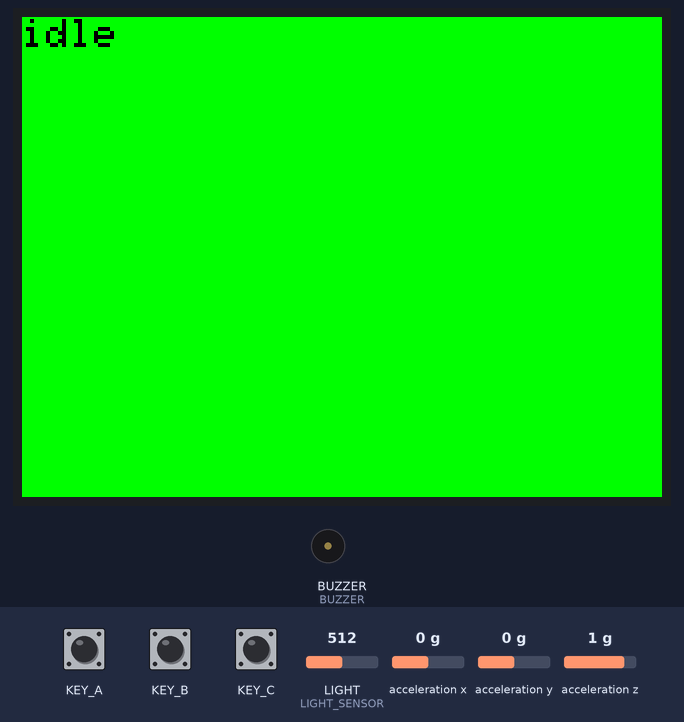
A sketch run on a simulated Seeed Wio Terminal. Shown: 320×240 colour display, buzzer (waves = sounding, pin HIGH). The test bench sets the inputs (shaded band); at power-on: KEY_C HIGH, KEY_A HIGH, KEY_B HIGH, LIGHT (LIGHT_SENSOR) = 512, acceleration x 0 g, acceleration y 0 g, acceleration z 1 g. What the sketch prints to the serial monitor is not drawn.

Above: at 1.4 s.
1.5 s: KEY_C pulled LOW for 0.15 s
At 1.67 s:
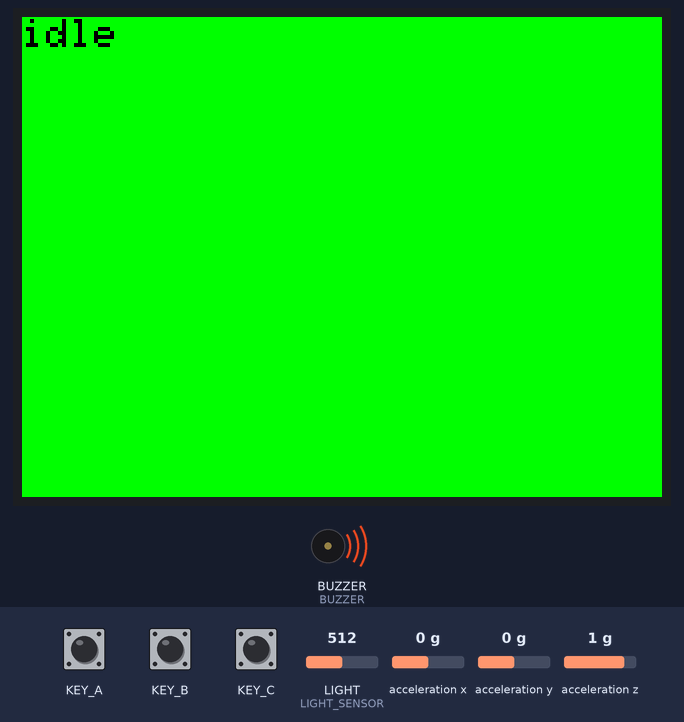
3.3 s: KEY_A pulled LOW for 0.15 s
At 4.1 s:
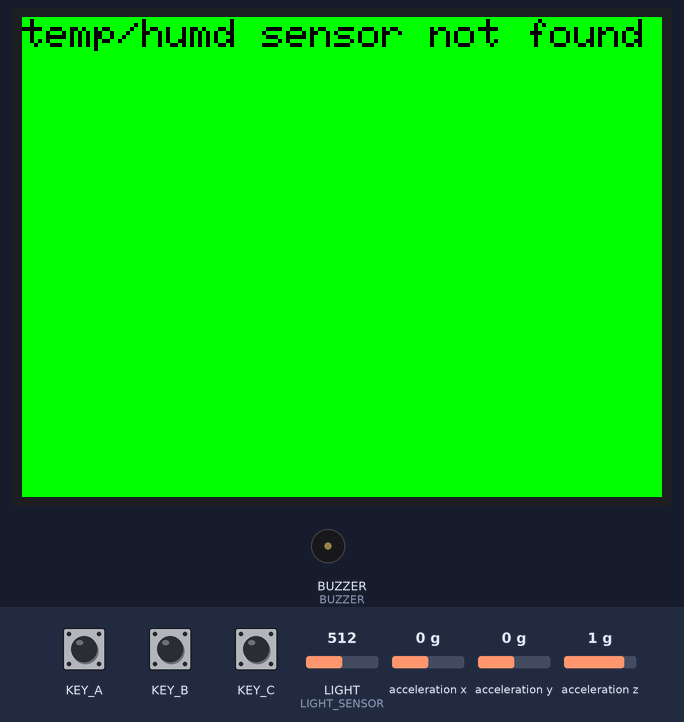
5.1 s: KEY_B pulled LOW for 0.15 s
At 6.5 s:
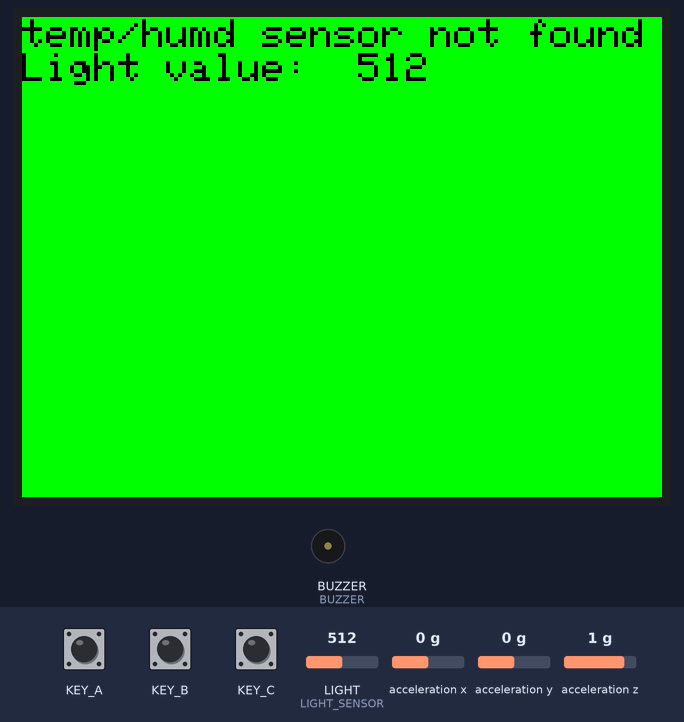
6.9 s: KEY_B pulled LOW for 1 s
At 8.0 s:
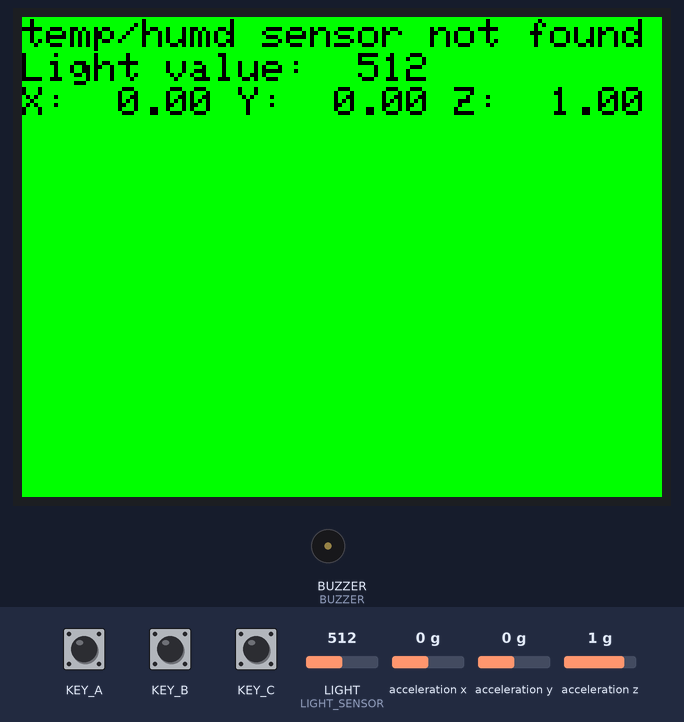
9.4 s: KEY_A pulled LOW for 1 s
At 11.0 s:
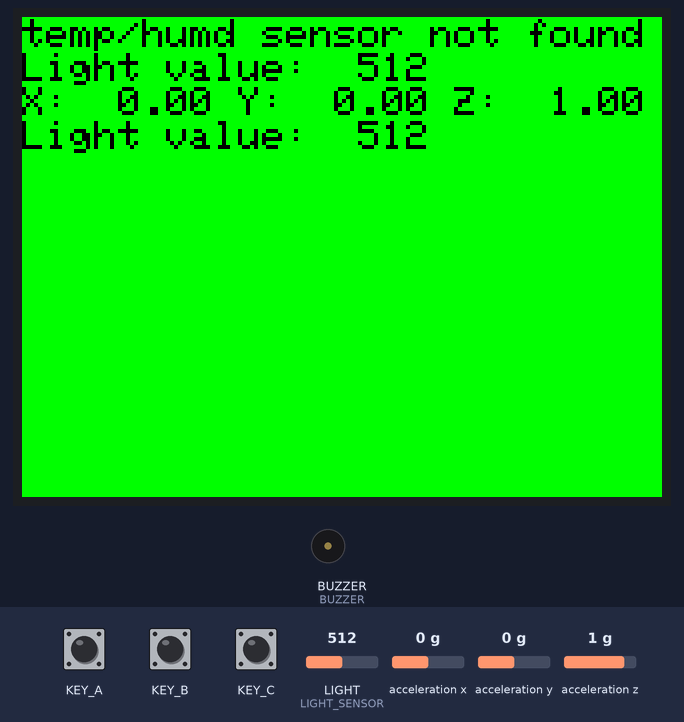
11.9 s: LIGHT (LIGHT_SENSOR) set to 105
At 12.8 s:
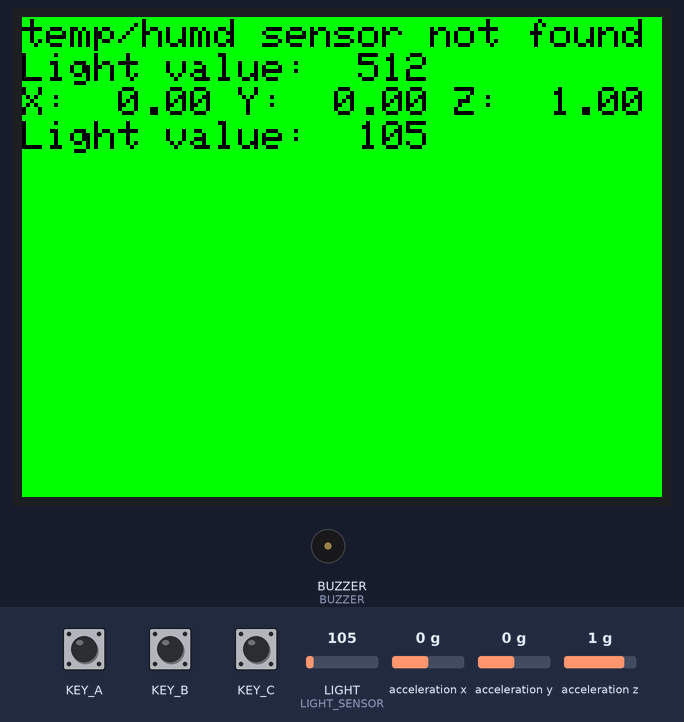
13.4 s: LIGHT (LIGHT_SENSOR) set to 91
Timing chart, 0 to 15.9 s (numbered marks = the images above; inputs shaded):
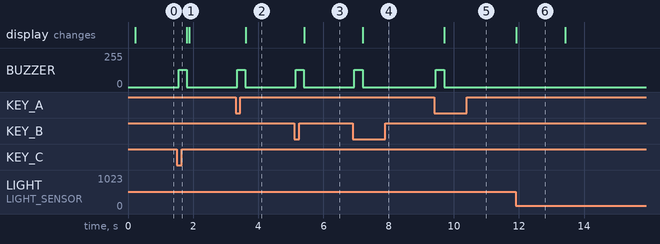

The sketch:

LCDandSensors.ino
```cpp
#include <stdbool.h>  // For boolean type in C
#include <stdio.h>    // For snprintf
#include <Wire.h>
#include "LIS3DHTR.h" // Accelerometer
#include "TFT_eSPI.h" // LCD
#include "AHT20.h"    // Temp/humidity sensor

#define BUZZER WIO_BUZZER
#define LIGHT_SENSOR WIO_LIGHT

#define DEBOUNCE_DELAY 50
#define NUM_SENSORS 3

#define LONG 1000
#define SHORT 250
#define BUFFER_SIZE 64

#define TEXT_START 1
#define TEXT_HEIGHT 17
#define SCREEN_HEIGHT 240

// PUSH-BUTTONS

typedef struct Button {
  const int pin;                  // Physical button
  int read;                       // Current raw button reading
  int lastRead;                   // Previous raw button reading
  int stable;                     // Most recent stable button state
  unsigned long lastDebounceTime; // Timestamp of last raw state change
} Button;

// HIGH = button in released state
Button next_b = { WIO_KEY_A, HIGH, HIGH, HIGH, 0 };  // Right
Button prev_b = { WIO_KEY_B, HIGH, HIGH, HIGH, 0 };  // Middle
Button reset_b = { WIO_KEY_C, HIGH, HIGH, HIGH, 0 }; // Left

// SENSING STATES

typedef struct State State;
typedef void (*read_t)(State*, char*, size_t);
struct State {
  read_t readSensor;
  const char* name;
  State* next;
  State* prev;
};

void be_idle(State*, char* buffer, size_t size);
void read_NoSensor(State* state, char* buffer, size_t size);
void read_TempHumd(State*, char* buffer, size_t size);
void read_Accel(State*, char* buffer, size_t size);
void read_Light(State*, char* buffer, size_t size);

State idle = { be_idle, "idle", NULL, NULL };
State temp_humd = { read_TempHumd, "temp/humd sensor", NULL, NULL };
State accel = { read_Accel, "accelerometer", NULL, NULL };
State light = { read_Light, "light sensor", NULL, NULL };

void buildStateMachine() {
  idle.next = &temp_humd;
  idle.prev = &light;

  temp_humd.next = &accel;
  temp_humd.prev = &light;

  accel.next = &light;
  accel.prev = &temp_humd;

  light.next = &temp_humd;
  light.prev = &accel;
}

AHT20 aht;                // Temp/humidity sensor
LIS3DHTR<TwoWire> lis;    // Accelerometer
TFT_eSPI tft;             // LCD

void setup() {
  // OUTPUT

  // Initialize serial output to console for debugging
  Serial.begin(115200);

  // Initialize buzzer, and ensure that it is off
  pinMode(BUZZER, OUTPUT);
  analogWrite(BUZZER, 0);

  // Initialize LCD screen with green background and backlight on
  tft.begin();
  tft.setRotation(3);
  tft.fillScreen(TFT_GREEN);                // Green background
  tft.setTextColor(TFT_BLACK, TFT_GREEN);   // Black text, green background
  tft.setTextSize(2);
  digitalWrite(LCD_BACKLIGHT, HIGH);

  // Create links for the state machine
  buildStateMachine();

  // USER INPUT

  // initialize top buttons as input
  pinMode(next_b.pin, INPUT_PULLUP);
  pinMode(prev_b.pin, INPUT_PULLUP);
  pinMode(reset_b.pin, INPUT_PULLUP);

  // SENSOR INPUT

  // Initialize temperature/humidity sensor
  aht.begin();
  // Check connection by attempting to read from the sensor. Continue without
  // input if sensor not found.
  float _h, _t;
  if (!aht.getSensor(&_h, &_t)) temp_humd.readSensor = read_NoSensor;

  // Initialize accelerometer
  lis.begin(Wire1);
  // Continue without accelerometer input if not found
  if (!lis) accel.readSensor = read_NoSensor;
  else
  {
    lis.setOutputDataRate(LIS3DHTR_DATARATE_25HZ);    // Data output rate
    lis.setFullScaleRange(LIS3DHTR_RANGE_2G);         // Acceleration range
  }

  // Initialize light sensor
  pinMode(LIGHT_SENSOR, INPUT);
}

void loop() {
  static int textYval = TEXT_START;
  static State* currentState = &idle;

  // Button presses trigger state transitions

  // Button A--cycle forward
  if (button_pressed(&next_b))
  {
    beep();
    // Overwrite "idle"
    if (currentState != &idle) textYval += TEXT_HEIGHT;
    currentState = currentState->next;
  }

  // Button B--cycle backward
  else if (button_pressed(&prev_b))
  {
    beep();
    // Overwrite "idle"
    if (currentState != &idle) textYval += TEXT_HEIGHT;
    currentState = currentState->prev;
  }

  // Button C--clear screen and start from idle
  else if (button_pressed(&reset_b))
  {
    beep();
    currentState = &idle;
    tft.fillScreen(TFT_GREEN);
    textYval = TEXT_START;
  }

  updateLCD(currentState, &textYval);
}

/******************************************************************************
 *                              INPUT HANDLING                                *
 ******************************************************************************/
// Stop switch bounce
// Based on: https://docs.arduino.cc/built-in-examples/digital/Debounce/
bool button_pressed(Button* b) {
  bool pressed = false;
  b->read = digitalRead(b->pin);

  // Grab a timestamp if the button has changed state
  if (b->read != b->lastRead) b->lastDebounceTime = millis();

  // Ignore state changes for 50ms
  if (millis() - b->lastDebounceTime > DEBOUNCE_DELAY)
  {
    // If it's been long enough, register the button press
    if (b->read != b->stable)
    {
      b->stable = b->read;
      // Only on press, not release
      if (b->stable == LOW) pressed = true;
    }
  }

  b->lastRead = b->read;
  return pressed;
}

/******************************************************************************
 *                               DATA_CAPTURE                                 *
 ******************************************************************************/
void be_idle(State*, char* buffer, size_t size) {
  snprintf(buffer, size, "idle");
}

void read_NoSensor(State* state, char* buffer, size_t size) {
  snprintf(buffer, size, "%s not found", state->name);
}

// Temp/humidity sensor read takes 80ms (blocking), no matter what:
// https://www.aosong.com/userfiles/files/media/Data%20Sheet%20AHT20.pdf p.12
void read_TempHumd(State*, char* buffer, size_t size) {
  const int READ_INTERVAL = 2000; // 2 seconds

  static unsigned long lastRead = 0;
  static char cacheBuffer[BUFFER_SIZE] = "   No temp/humidity yet    ";
  float humd, temp;

  // Only read every 2 seconds
  if (millis() - lastRead >= READ_INTERVAL)
  {
    lastRead = millis();

    if (!aht.getSensor(&humd, &temp))
      snprintf(cacheBuffer, sizeof(cacheBuffer), " Temp/humidity read failed ");
    else
      snprintf(cacheBuffer, sizeof(cacheBuffer),
                "Temp: %7.2fC, Hum: %5.2f%%", temp, humd*100 );
  }

  snprintf(buffer, size, "%s", cacheBuffer);
}

void read_Accel(State*, char* buffer, size_t size) {
  float x, y, z;
  x = lis.getAccelerationX();
  y = lis.getAccelerationY();
  z = lis.getAccelerationZ();

  snprintf(buffer, size, "X: %5.2f Y: %5.2f Z: %5.2f", x, y, z);
}

void read_Light(State*, char* buffer, size_t size) {
  int light = analogRead(LIGHT_SENSOR);

  snprintf(buffer, size, "Light value: %4d", light);
}

/******************************************************************************
 *                                  OUTPUT                                    *
 ******************************************************************************/
// Handle LCD output
void updateLCD(State* state, int* textYval) {
  static unsigned long lastUpdate = 0; // Time of last update
  const unsigned long UPDATE_INTERVAL = 100;

  // If the screen fills up, clear and start over
  if (*textYval + TEXT_HEIGHT > SCREEN_HEIGHT)
  {
    tft.fillScreen(TFT_GREEN);
    *textYval = TEXT_START;
  }

  // Update every 100 ms
  if (millis() - lastUpdate >= UPDATE_INTERVAL)
  {
    lastUpdate = millis();

    char buffer[BUFFER_SIZE];
    state->readSensor(state, buffer, sizeof(buffer));
    Serial.printf("%s\n",buffer);
    tft.drawString(buffer, 0, *textYval);
  }
}

// Beep once
void beep(void) {
  analogWrite(BUZZER, 128);
  delay(250);
  analogWrite(BUZZER, 0);
}
```

Measured:
- after the input at 1.5 s, BUZZER: 0/255 → 128/255 after 0.05 s, → 0/255 0.25 s later
- after the input at 3.3 s, BUZZER: 0/255 → 128/255 after 0.05 s, → 0/255 0.25 s later; the display: changes after 0.31 s (image 2)
- after the input at 5.1 s, BUZZER: 0/255 → 128/255 after 0.05 s, → 0/255 0.25 s later; the display: changes after 0.31 s (image 3)
- after the input at 6.9 s, BUZZER: 0/255 → 128/255 after 0.05 s, → 0/255 0.25 s later; the display: changes after 0.31 s (image 4)
- after the input at 9.4 s, BUZZER: 0/255 → 128/255 after 0.05 s, → 0/255 0.25 s later; the display: changes after 0.31 s (image 5)
- after the input at 11.9 s, the display: changes at once (image 6)
